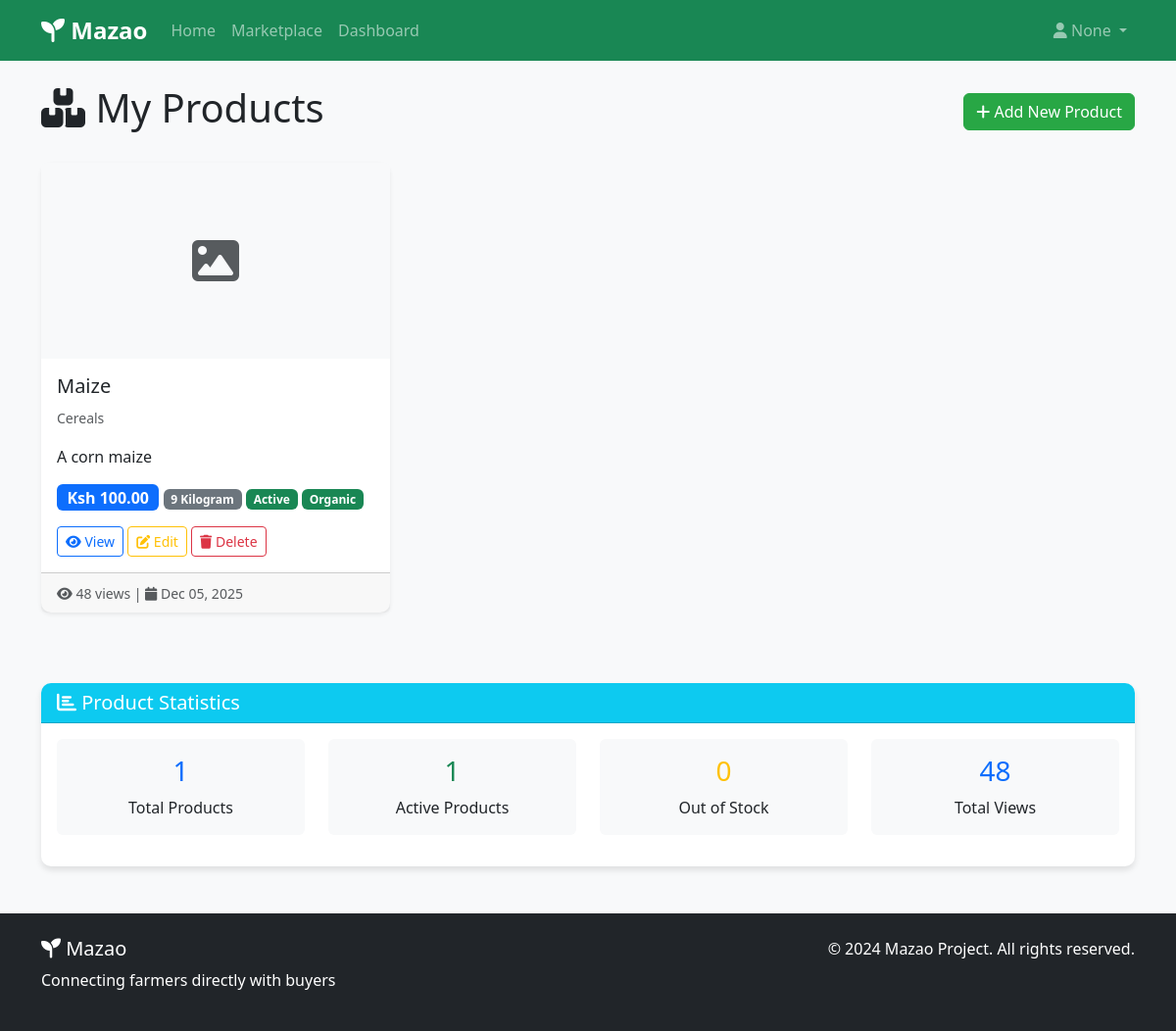
Page /products/my-products/ (signed in) on the earlier database version.
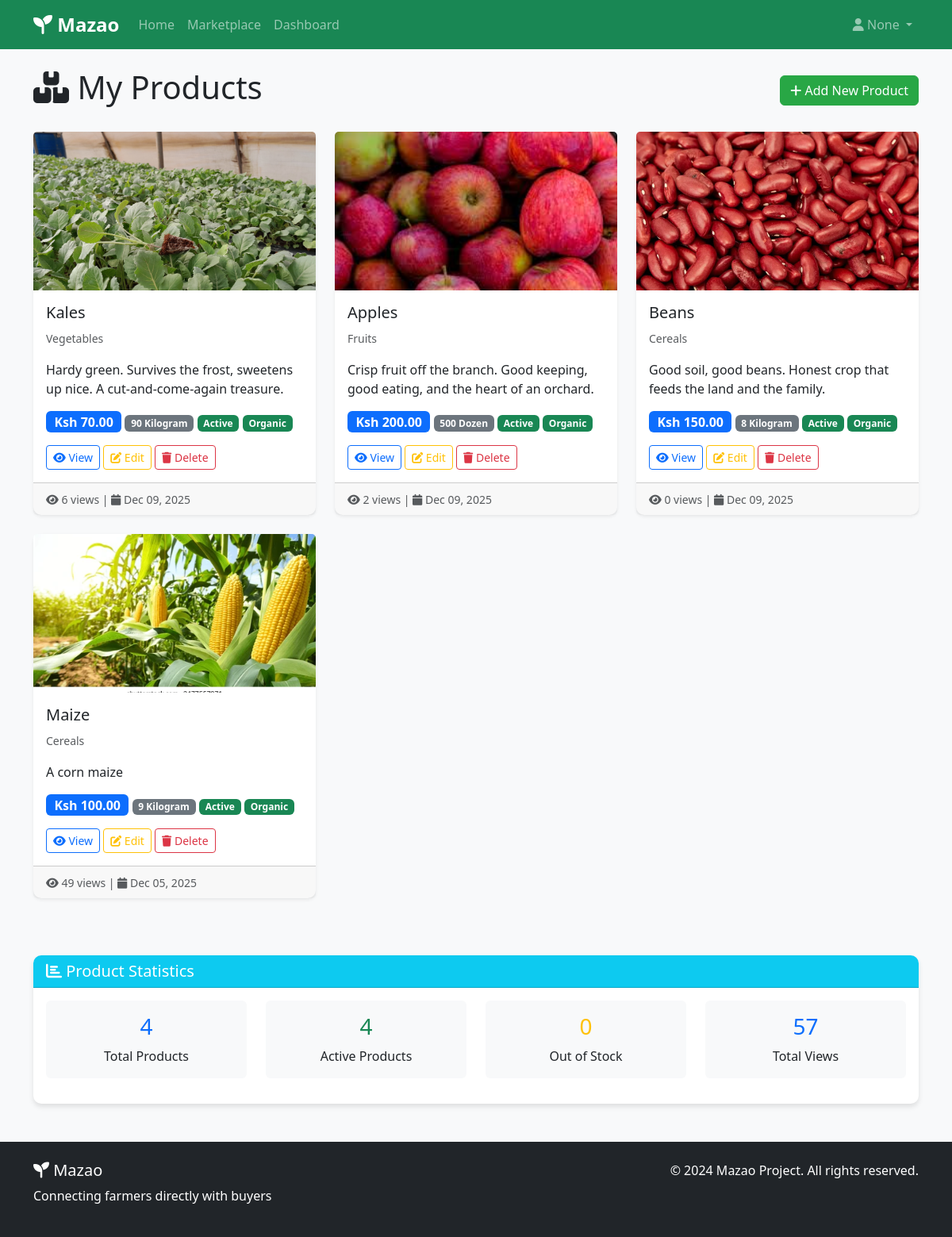
Same page on the later database version.
### products/models.py (models this page shows, shortened)
class Product(models.Model):
    class ProductStatus(models.TextChoices):
        ACTIVE = 'active', 'Active'
        OUT_OF_STOCK = 'out_of_stock', 'Out of Stock'
        DISCONTINUED = 'discontinued', 'Discontinued'
    class UnitChoices(models.TextChoices):
        KG = 'kg', 'Kilogram'
        G = 'g', 'Gram'
        L = 'l', 'Liter'
        ML = 'ml', 'Milliliter'
        PIECE = 'piece', 'Piece'
        BUNCH = 'bunch', 'Bunch'
        DOZEN = 'dozen', 'Dozen'
    COUNTY_CHOICES = [
        ('', 'Select County'),
        ('nairobi', 'Nairobi'),
        ('mombasa', 'Mombasa'),
        ('kisumu', 'Kisumu'),
        ('nakuru', 'Nakuru'),
        ('eldoret', 'Eldoret'),
        ('thika', 'Thika'),
        ('kakamega', 'Kakamega'),
        ('kisii', 'Kisii'),
        ('nyeri', 'Nyeri'),
        ('meru', 'Meru'),
        ('machakos', 'Machakos'),
        ('kitui', 'Kitui'),
        ('embu', 'Embu'),
        ('kirinyaga', 'Kirinyaga'),
        ('muranga', 'Muranga'),
        ('kiambu', 'Kiambu'),
        ('bungoma', 'Bungoma'),
        ('busia', 'Busia'),
        ('homa_bay', 'Homa Bay'),
        ('migori', 'Migori'),
        ('siaya', 'Siaya'),
        ('vihiga', 'Vihiga'),
        ('baringo', 'Baringo'),
        ('bomet', 'Bomet'),
        ('elgeyo_marakwet', 'Elgeyo-Marakwet'),
        ('garissa', 'Garissa'),
        ('kilifi', 'Kilifi'),
        ('kwale', 'Kwale'),
        ('lamu', 'Lamu'),
        ('mandera', 'Mandera'),
        ('marsabit', 'Marsabit'),
        ('narok', 'Narok'),
        ('nyamira', 'Nyamira'),
        ('nyandarua', 'Nyandarua'),
        ('nandi', 'Nandi'),
        ('samburu', 'Samburu'),
        ('taita_taveta', 'Taita-Taveta'),
        ('tana_river', 'Tana River'),
        ('trans_nzoia', 'Trans Nzoia'),
        ('turkana', 'Turkana'),
        ('uasin_gishu', 'Uasin Gishu'),
        ('wajir', 'Wajir'),
        ('west_pokot', 'West Pokot'),
    ]
    name = models.CharField(max_length=200)
    slug = models.SlugField(unique=True)
    description = models.TextField()
    price = models.DecimalField(max_digits=10, decimal_places=2)
    quantity = models.PositiveIntegerField(default=1)
    unit = models.CharField(max_length=20, choices=UnitChoices.choices)
    min_order_quantity = models.PositiveIntegerField(default=1)
    category = models.ForeignKey(Category, on_delete=models.SET_NULL, null=True, related_name='products')
    seller = models.ForeignKey(User, on_delete=models.CASCADE, related_name='products')
    location = models.CharField(max_length=255, blank=True)
    county = models.CharField(
        max_length=50,
        choices=COUNTY_CHOICES,
        blank=True,
        null=True
    )
    image = models.ImageField(upload_to='products/', blank=True, null=True)
    is_organic = models.BooleanField(default=False)
    is_fresh = models.BooleanField(default=True)
    featured = models.BooleanField(default=False)
    available_from = models.DateField(null=True, blank=True)
    available_until = models.DateField(null=True, blank=True)
    status = models.CharField(
        max_length=20,
        choices=ProductStatus.choices,
        default=ProductStatus.ACTIVE
    )
    views = models.PositiveIntegerField(default=0)
    created_at = models.DateTimeField(auto_now_add=True)
    updated_at = models.DateTimeField(auto_now=True)
    class Meta:
        ordering = ['-created_at']

class Category(models.Model):
    name = models.CharField(max_length=100)
    slug = models.SlugField(unique=True)
    description = models.TextField(blank=True)
    icon = models.CharField(max_length=50, blank=True)
    class Meta:
        verbose_name_plural = "Categories"
        ordering = ['name']

### products/views.py (the view)
# urls.py: path('my-products/', views.my_products, name='my_products'),
@login_required
def my_products(request):
    products = Product.objects.filter(seller=request.user)
    products_active_count = products.filter(status=Product.ProductStatus.ACTIVE).count()
    products_out_of_stock_count = products.filter(status=Product.ProductStatus.OUT_OF_STOCK).count()
    total_views = products.aggregate(total_views=models.Sum('views'))['total_views'] or 0
    context = {
        'products': products,
        'products_active_count': products_active_count,
        'products_out_of_stock_count': products_out_of_stock_count,
        'total_views': total_views,
        'title': 'My Products'
    }
    return render(request, 'products/my_products.html', context)

### products/templates/products/my_products.html (shortened to what the changed rows need)
{% extends 'base.html' %}
{% block content %}
<div class="container mt-4">
    <div class="d-flex justify-content-between align-items-center mb-4">
        <h1><i class="fas fa-boxes"></i> My Products</h1>
    </div>
    {% if products %}
        <div class="row">
            {% for product in products %}
            <div class="col-md-6 col-lg-4 mb-4">
                <div class="card h-100 shadow-sm">
                    {% if product.image %}
                    <img src="{{ product.image.url }}" class="card-img-top" alt="{{ product.name }}" style="height: 200px; object-fit: cover;">
                    {% else %}
                    <div class="card-img-top bg-light d-flex align-items-center justify-content-center" style="height: 200px;">
                        <i class="fas fa-image fa-3x text-muted"></i>
                    </div>
                    {% endif %}
                    <div class="card-body">
                        <h5 class="card-title">{{ product.name }}</h5>
                        <p class="card-text text-muted">
                            <small>{{ product.category.name|default:"Uncategorized" }}</small>
                        </p>
                        <p class="card-text">{{ product.description|truncatewords:15 }}</p>
                        <div class="mb-3">
                            <span class="badge bg-primary fs-6">Ksh {{ product.price|floatformat:2 }}</span>
                            <span class="badge bg-secondary">{{ product.quantity }} {{ product.get_unit_display }}</span>
                            {% if product.status == 'active' %}
                            <span class="badge bg-success">Active</span>
                            {% elif product.status == 'out_of_stock' %}
                            <span class="badge bg-warning">Out of Stock</span>
                            {% else %}
                            <span class="badge bg-danger">Discontinued</span>
                            {% endif %}
                            {% if product.is_organic %}
                            <span class="badge bg-success">Organic</span>
                            {% endif %}
                        </div>
                        <div class="mt-3">
                            <a href="{% url 'products:product_detail' product.slug %}" class="btn btn-outline-primary btn-sm">
                                <i class="fas fa-eye"></i> View
                            </a>
                            <a href="{% url 'products:edit_product' product.slug %}" class="btn btn-outline-warning btn-sm">
                                <i class="fas fa-edit"></i> Edit
                            </a>
                            <button type="button" class="btn btn-outline-danger btn-sm" data-bs-toggle="modal" data-bs-target="#deleteModal{{ product.id }}">
                                <i class="fas fa-trash"></i> Delete
                            </button>
                        </div>
                    </div>
                    <div class="card-footer text-muted">
                        <small>
                            <i class="fas fa-eye"></i> {{ product.views }} views |
                            <i class="fas fa-calendar"></i> {{ product.created_at|date:"M d, Y" }}
                        </small>
                    </div>
                </div>
            </div>
            {% endfor %}
        </div>
        <div class="row mt-5">
            <div class="col-12">
                <div class="card">
                    <div class="card-header bg-info text-white">
                        <h5 class="mb-0"><i class="fas fa-chart-bar"></i> Product Statistics</h5>
                    </div>
                    <div class="card-body">
                        <div class="row text-center">
                            <div class="col-md-3 mb-3">
                                <div class="stat-card p-3 bg-light rounded">
                                    <h3 class="text-primary">{{ products.count }}</h3>
                                    <p class="mb-0">Total Products</p>
                                </div>
                            </div>
                            <div class="col-md-3 mb-3">
                                <div class="stat-card p-3 bg-light rounded">
                                    <h3 class="text-success">{{ products_active_count }}</h3>
                                    <p class="mb-0">Active Products</p>
                                </div>
                            </div>
                            <div class="col-md-3 mb-3">
                                <div class="stat-card p-3 bg-light rounded">
                                    <h3 class="text-warning">{{ products_out_of_stock_count }}</h3>
                                    <p class="mb-0">Out of Stock</p>
                                </div>
                            </div>
                            <div class="col-md-3 mb-3">
                                <div class="stat-card p-3 bg-light rounded">
                                    <h3 class="text-primary">{{ total_views }}</h3>
                                    <p class="mb-0">Total Views</p>
                                </div>
                            </div>
                        </div>
                    </div>
                </div>
            </div>
        </div>
    {% endif %}
</div>
{% endblock %}

Differences in the rows shown:
added Product: image (picture), name "Kales", category.name "Vegetables", description "Hardy green. Survives the frost, sweetens up nice. A cut-and-come-again treasure.", price "70.00", quantity "90", unit "Kilogram", status "Active", is_organic "Organic", views "6", created_at "Dec 09, 2025"
added Product: image (picture), name "Apples", category.name "Fruits", description "Crisp fruit off the branch. Good keeping, good eating, and the heart of an orchard.", price "200.00", quantity "500", unit "Dozen", status "Active", is_organic "Organic", views "2", created_at "Dec 09, 2025"
added Product: image (picture), name "Beans", category.name "Cereals", description "Good soil, good beans. Honest crop that feeds the land and the family.", price "150.00", quantity "8", unit "Kilogram", status "Active", is_organic "Organic", views "0", created_at "Dec 09, 2025"
changed Product "Maize": image: picture added; views "48" → "49"
Other differences:
{{ products.count }}: "1" → "4"
{{ products_active_count }}: "1" → "4"
{{ total_views }}: "48" → "57"
